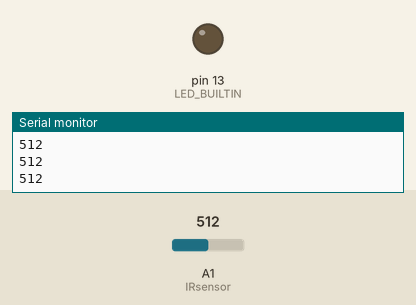
Recording of a sketch running on a simulated Arduino Uno, built with avr-gcc and run on an emulated ATmega328P. On the bench: output pins drawn as LEDs (lit = HIGH), the last lines printed to the serial monitor. The test bench sets the inputs (shaded band); at power-on: A1 (IRsensor) = 512.

Above: at 1.2 s.
1.3 s: A1 (IRsensor) set to 415
2.8 s: A1 (IRsensor) set to 384
At 3.6 s:
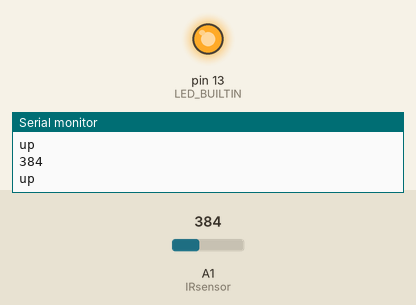
4.3 s: A1 (IRsensor) set to 410
At 5.1 s:
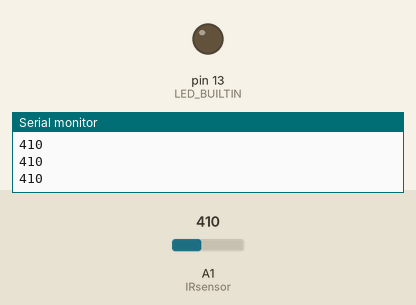
5.8 s: A1 (IRsensor) set to 390
At 7.1 s:
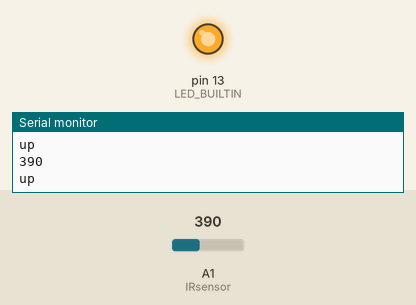
Timing chart, 0 to 8.3 s (numbered marks = the images above; inputs shaded):
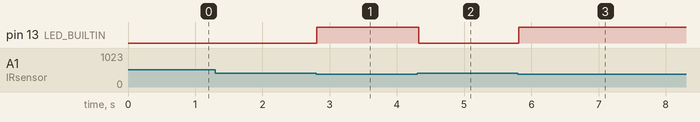

Measured:
- the behaviour switches between 401 and 400 on A1 (IRsensor) (found by bisection; images 0 and 1)
- after the input at 2.8 s, pin 13 (LED_BUILTIN): LOW → HIGH at once
- after the input at 4.3 s, pin 13 (LED_BUILTIN): HIGH → LOW at once
- after the input at 5.8 s, pin 13 (LED_BUILTIN): LOW → HIGH at once

The sketch:

sketch_may24a.ino
```cpp
int IRsensor = A1;

void setup(){
  Serial.begin(9600);
  pinMode(LED_BUILTIN, OUTPUT);
  pinMode(IRsensor, INPUT);
}

void loop(){
  int val = analogRead(IRsensor );
  Serial.println(val);
  if(val>400)
  {
  digitalWrite(LED_BUILTIN ,LOW );
  }
  else
  {
  digitalWrite(LED_BUILTIN ,HIGH );
  Serial.println("up");
  delay(50);
  }
}
```
